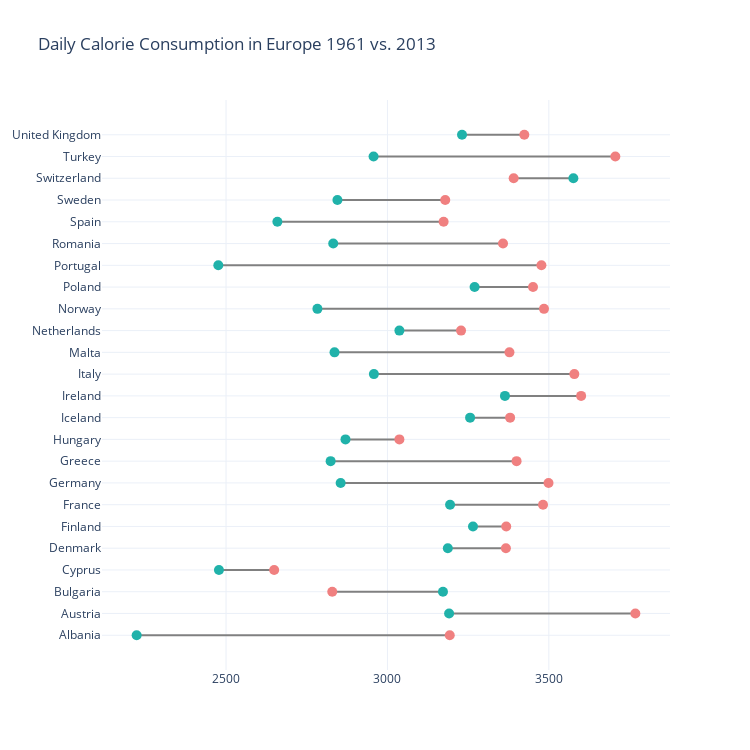

The cell this chart's notebook holds for it:
### Code cell
fig = go.Figure(
    data=[
        go.Scatter(
            x=plot_data["total"],
            y=plot_data["country"],
            mode="lines",
            marker=dict(
                color="grey",
            ),
        ),
        go.Scatter(
            x=plot_data["total"],
            y=plot_data["country"],
            mode="markers+text",
            marker=dict(
                color=plot_data["colors"],
                size=10,
            ),
            hovertemplate="""%{y}: %{x} kcal <br><extra></extra>""",
        ),
    ]
)

fig.update_layout(
    title="Daily Calorie Consumption in Europe 1961 vs. 2013",
    height=750,
    width=750,
    showlegend=False,
    template="plotly_white",
)

fig.show()

### Figure 1 — Plotly figure (JSON) as saved in the notebook; plotly's stock layout.template omitted (floating-point values rounded to 4 significant figures)
{"data": [{"marker": {"color": "grey"}, "mode": "lines", "type": "scatter", "x": [2223, 3193, null, 3191, 3768, null, 3172, 2829, null, 2478, 2649, null, 3187, 3367, null, 3265, 3368, null, 3194, 3482, null, 2855, 3499, null, 2824, 3400, null, 2870, 3037, null, 3256, 3380, null, 3364, 3600, null, 2958, 3579, null, 2836, 3378, null, 3037, 3228, null, 2783, 3485, null, 3270, 3451, null, 2476, 3477, null, 2832, 3358, null, 2659, 3174, null, 2845, 3179, null, 3576, 3391, null, 2957, 3706, null, 3231, 3424, null], "y": ["Albania", "Albania", null, "Austria", "Austria", null, "Bulgaria", "Bulgaria", null, "Cyprus", "Cyprus", null, "Denmark", "Denmark", null, "Finland", "Finland", null, "France", "France", null, "Germany", "Germany", null, "Greece", "Greece", null, "Hungary", "Hungary", null, "Iceland", "Iceland", null, "Ireland", "Ireland", null, "Italy", "Italy", null, "Malta", "Malta", null, "Netherlands", "Netherlands", null, "Norway", "Norway", null, "Poland", "Poland", null, "Portugal", "Portugal", null, "Romania", "Romania", null, "Spain", "Spain", null, "Sweden", "Sweden", null, "Switzerland", "Switzerland", null, "Turkey", "Turkey", null, "United Kingdom", "United Kingdom", null]}, {"hovertemplate": "%{y}: %{x} kcal <br><extra></extra>", "marker": {"color": ["lightseagreen", "lightcoral", "brown", "lightseagreen", "lightcoral", "brown", "lightseagreen", "lightcoral", "brown", "lightseagreen", "lightcoral", "brown", "lightseagreen", "lightcoral", "brown", "lightseagreen", "lightcoral", "brown", "lightseagreen", "lightcoral", "brown", "lightseagreen", "lightcoral", "brown", "lightseagreen", "lightcoral", "brown", "lightseagreen", "lightcoral", "brown", "lightseagreen", "lightcoral", "brown", "lightseagreen", "lightcoral", "brown", "lightseagreen", "lightcoral", "brown", "lightseagreen", "lightcoral", "brown", "lightseagreen", "lightcoral", "brown", "lightseagreen", "lightcoral", "brown", "lightseagreen", "lightcoral", "brown", "lightseagreen", "lightcoral", "brown", "lightseagreen", "lightcoral", "brown", "lightseagreen", "lightcoral", "brown", "lightseagreen", "lightcoral", "brown", "lightseagreen", "lightcoral", "brown", "lightseagreen", "lightcoral", "brown", "lightseagreen", "lightcoral", "brown"], "size": 10}, "mode": "markers+text", "type": "scatter", "x": [2223, 3193, null, 3191, 3768, null, 3172, 2829, null, 2478, 2649, null, 3187, 3367, null, 3265, 3368, null, 3194, 3482, null, 2855, 3499, null, 2824, 3400, null, 2870, 3037, null, 3256, 3380, null, 3364, 3600, null, 2958, 3579, null, 2836, 3378, null, 3037, 3228, null, 2783, 3485, null, 3270, 3451, null, 2476, 3477, null, 2832, 3358, null, 2659, 3174, null, 2845, 3179, null, 3576, 3391, null, 2957, 3706, null, 3231, 3424, null], "y": ["Albania", "Albania", null, "Austria", "Austria", null, "Bulgaria", "Bulgaria", null, "Cyprus", "Cyprus", null, "Denmark", "Denmark", null, "Finland", "Finland", null, "France", "France", null, "Germany", "Germany", null, "Greece", "Greece", null, "Hungary", "Hungary", null, "Iceland", "Iceland", null, "Ireland", "Ireland", null, "Italy", "Italy", null, "Malta", "Malta", null, "Netherlands", "Netherlands", null, "Norway", "Norway", null, "Poland", "Poland", null, "Portugal", "Portugal", null, "Romania", "Romania", null, "Spain", "Spain", null, "Sweden", "Sweden", null, "Switzerland", "Switzerland", null, "Turkey", "Turkey", null, "United Kingdom", "United Kingdom", null]}], "layout": {"height": 750, "showlegend": false, "title": {"text": "Daily Calorie Consumption in Europe 1961 vs. 2013"}, "width": 750, "xaxis": {"autorange": true, "range": [2115.0, 3876.0], "type": "linear"}, "yaxis": {"autorange": true, "range": [-1.597, 24.6], "type": "category"}}}
